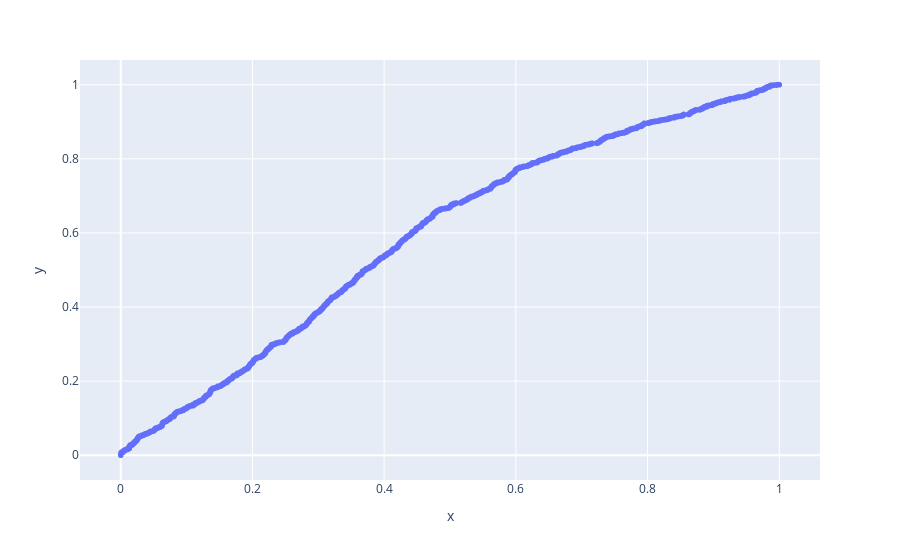

Notebook code for this chart:
### Code cell
px.scatter(x = fpr, y = tpr)

### Figure 1 — Plotly figure (JSON) as saved in the notebook; plotly's stock layout.template omitted (floating-point values rounded to 4 significant figures; data arrays with more than 128 entries replaced by an {"elided": "..."} marker saying what was removed)
{"data": [{"hovertemplate": "x=%{x}<br>y=%{y}<extra></extra>", "legendgroup": "", "marker": {"color": "#636efa", "symbol": "circle"}, "mode": "markers", "name": "", "showlegend": false, "type": "scattergl", "x": {"elided": "1962 float values"}, "xaxis": "x", "y": {"elided": "1962 float values"}, "yaxis": "y"}], "layout": {"legend": {"tracegroupgap": 0}, "margin": {"t": 60}, "xaxis": {"anchor": "y", "domain": [0, 1], "title": {"text": "x"}}, "yaxis": {"anchor": "x", "domain": [0, 1], "title": {"text": "y"}}}}
